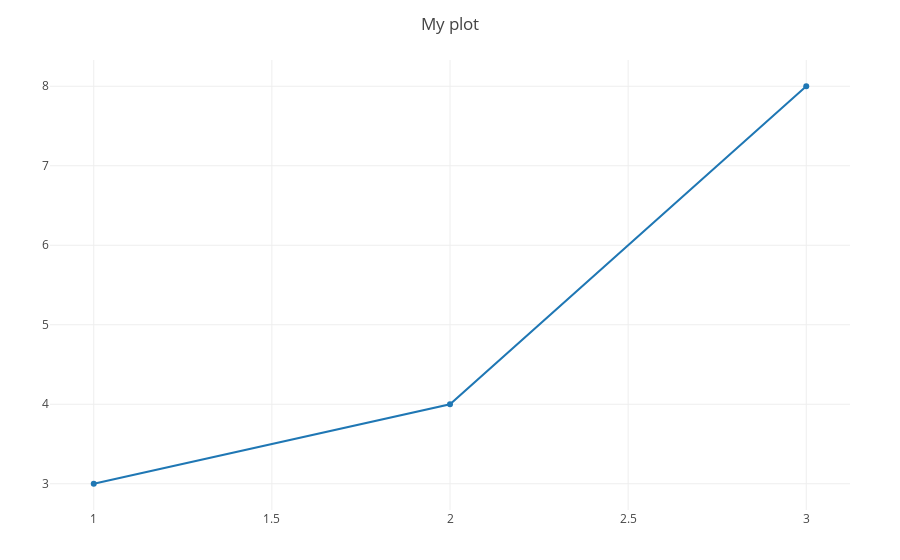

Source (notebook cell):
### Code cell
coordenadas = scatter(x = [1, 2, 3], y = [3, 4, 8])
my_plot = plot([coordenadas], Layout(title="My plot"))

### Figure 1 — Plotly figure (JSON) as saved in the notebook; plotly's stock layout.template omitted (floating-point values rounded to 4 significant figures)
{"data": [{"type": "scatter", "x": [1, 2, 3], "y": [3, 4, 8]}], "layout": {"margin": {"b": 50, "l": 50, "r": 50, "t": 60}, "title": "My plot"}}
